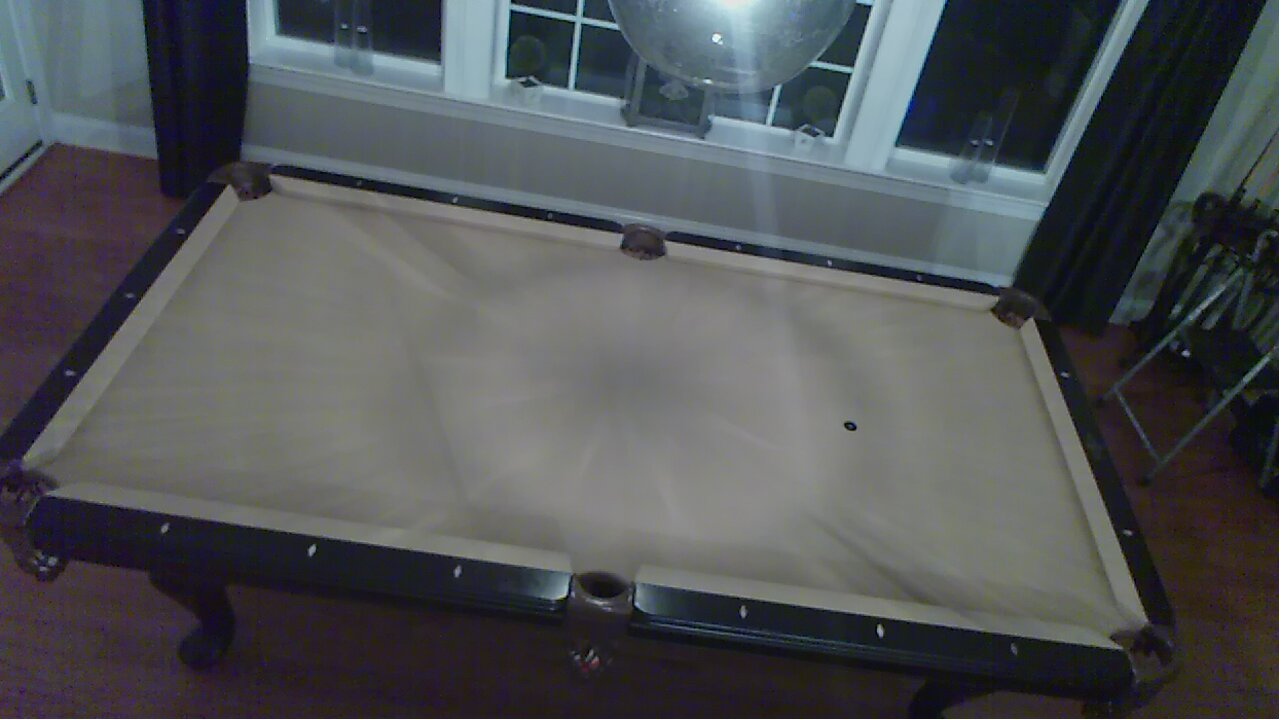
#> input picture source/dark1.jpg, 1280 x 720 px, given in place of the camera
$ python v1.py   (older library calls are emulated)
#> lines starting #> are read from the running program, lines starting #| are printed output that depends on the picture; after the words box and inside, x2 and y2 are one past the last pixel; in counts of white or black regions, pixels touching at a corner belong together

import cv2
import numpy as np
import operator
from numpy import pi, sin, cos
import math

def stack_images(images, imageLabels, width, height, rowCount = 2):
	targetWidth = (width / (len(images) / rowCount))
	aspectRatio = (1.0 * height / width)
	targetHeight = int(targetWidth * aspectRatio)

	perRow = len(images) / rowCount
	rows = []
	currentRow = []
	index = 0
	for i in images:
		cv2.putText(i, imageLabels[index], (0,70), cv2.FONT_HERSHEY_SIMPLEX, 3, (255,255,255), 4)
		index = index+1
		i2 = cv2.resize(i, (targetWidth, targetHeight))
		currentRow.append(i2);
		if(len(currentRow) >= perRow):
			rows.append(currentRow)
			currentRow = []

	if(len(currentRow)):
		rows.append(currentRow)

	cols = [np.hstack(row) for row in rows]
	return np.vstack(cols)

########################################
# a function to create a video capture
########################################
def create_capture(source = 0, fallback = None):
    '''source: <int> or '<int>|<filename>|synth [:<param_name>=<value> [:...]]'
    '''
    source = str(source).strip()
    chunks = source.split(':')
    # handle drive letter ('c:', ...)
    if len(chunks) > 1 and len(chunks[0]) == 1 and chunks[0].isalpha():
        chunks[1] = chunks[0] + ':' + chunks[1]
        del chunks[0]

    source = chunks[0]
    try: source = int(source)
    except ValueError: pass
    params = dict( s.split('=') for s in chunks[1:] )

    cap = None
    if source == 'synth':
        Class = classes.get(params.get('class', None), VideoSynthBase)
        try: cap = Class(**params)
        except: pass
    else:
        cap = cv2.VideoCapture(source)
        cap.set(cv2.CAP_PROP_FRAME_WIDTH, 1280)
        cap.set(cv2.CAP_PROP_FRAME_HEIGHT, 720)
        # [5 lines of commented-out code are left out]
    if cap is None or not cap.isOpened():
        print('Warning: unable to open video source: ', source)
        if fallback is not None:
            return create_capture(fallback, None)
    return cap

########################################
# A Class for holding all of the calibration settings
########################################
class CalibrationSettings:
	def __init__(self):
		self.captureSource = 0
		self.capture = None
		self.hueThreshold = [8,23]
		self.medianKernelSize = 5
		self.maxHue = 0
		self.bottomRightIndex = 3
		self.bottomLeftIndex = 0
		self.rotationDirection = -1
		self.tableRectangle = False
		self.rotationTransform = False
		self.rotationCenter = None
		self.rotationAngle = 0
		self.perspectivePoints = False

	# captureSource
	def getCaptureSource(self):
		return self.captureSource

	# Capture
	def setCapture(self, cap):
		self.capture = cap
	def getCapture(self):
		return self.capture

	# medianKernelSize
	def setMedianKernelSize(self, val):
		self.medianKernelSize = val
	def getMedianKernelSize(self):
		return self.medianKernelSize

	# hueThreshold
	def getHueThreshold(self):
		return self.hueThreshold
	def setLowHueThreshold(self, val):
		self.hueThreshold[0] = val
	def setHighHueThreshold(self, val):
		self.hueThreshold[1] = val

	# maxHue
	def setMaxHue(self, val):
		self.maxHue = val
	def getMaxHue(self):
		return self.maxHue

	# bottomRightIndex
	def setBottomRightIndex(self, val):
		self.bottomRightIndex = val
	def getBottomRightIndex(self):
		return self.bottomRightIndex

	# bottomLeftIndex
	def setBottomLeftIndex(self, val):
		self.bottomLeftIndex = val
	def getBottomLeftIndex(self):
		return self.bottomLeftIndex

	# rotationDirection
	# [5 lines left out: function setRotationDirection, not called in this run]
	def getRotationDirection(self):
		return self.rotationDirection
	def getRotationDirectionTrackbarValue(self):
		if self.rotationDirection == -1:
			return 0
		else:
			return 1

	# tableRectangle
	def setTableRectangle(self, rect):
		self.tableRectangle = rect
		self.setPerspectivePoints(rect)
	def getTableRectangle(self):
		return self.tableRectangle

	# rotationTransform
	def setRotationTransform(self, rect):
		self.rotationTransform = rect
	def getRotationTransform(self):
		return self.rotationTransform

	# rotationCenter
	def setRotationCenter(self, center):
		self.rotationCenter = center
	def getRotationCenter(self):
		return self.rotationCenter

	# rotationAngle
	def setRotationAngle(self, angle):
		self.rotationAngle = angle
	def getRotationAngle(self):
		return self.rotationAngle

	# perspectivePoints
	def getPerspectivePoints(self):
		return self.perspectivePoints
	def setPerspectivePoints(self, val):
		self.perspectivePoints = val
	def setPerpectiveX1(self, val):
		self.perspectivePoints[0][0] = val
	def setPerpectiveX2(self, val):
		self.perspectivePoints[1][0] = val
	def setPerpectiveX3(self, val):
		self.perspectivePoints[2][0] = val
	def setPerpectiveX4(self, val):
		self.perspectivePoints[3][0] = val
	def setPerpectiveY1(self, val):
		self.perspectivePoints[0][1] = val
	def setPerpectiveY2(self, val):
		self.perspectivePoints[1][1] = val
	def setPerpectiveY3(self, val):
		self.perspectivePoints[2][1] = val
	def setPerpectiveY4(self, val):
		self.perspectivePoints[3][1] = val

########################################
# The first step will be to show the video
# feed and allow the user to adjust the
# position of the camera
########################################
class CameraAlignmentStep:
	def __init__(self, settings):
		self.settings = settings

	def run(self):
		capture = create_capture(self.settings.getCaptureSource())
		self.settings.setCapture(capture)
		while True:
			ret, img = capture.read()
#> img is the input picture: shape (720, 1280, 3); mean B, G, R 85.3, 82.6, 79.6

			(h,w,c) = img.shape
			cv2.putText(img, "Align the camera and press ENTER.", (0,h-40), cv2.FONT_HERSHEY_SIMPLEX, 1, (255,255,255))
			cv2.putText(img, "Try to get as much of the table in the frame as posssible.", (0,h-12), cv2.FONT_HERSHEY_SIMPLEX, 1, (255,255,255))

			cv2.imshow('Camera Adjustment', img)

			ch = 0xFF & cv2.waitKey(1)
#> (key Esc is pressed here)
			if ch == 13:
				break
		cv2.destroyAllWindows()

########################################
# Capture an image from the camera
# Then run the processing function to extract a default contour.
# once that contour is found, give the user trackbars to adjust the parameters
########################################
class TableDetectionStep:
	def __init__(self, settings):
		self.settings = settings
		ret, self.image = settings.getCapture().read()
		self.preprocessImage(self.image)

	# convert the image to HSV and do other preprocessing
	# steps since the image wont change
	def preprocessImage(self, img):
		############################################
		# Step 1
		# read in the image and convert it to HSV
		############################################
		self.hsv = cv2.cvtColor(img, cv2.COLOR_BGR2HSV)
#> self.hsv: shape (720, 1280, 3); mean H, S, V 80.9, 52.4, 89.2
		self.height, self.width, self.channels = img.shape
		self.total_area = self.height * self.width

		############################################
		# Step 2
		# build a histogram of the hue with a range of 0-255 and 255 buckets
		############################################
		bins = [255]
		range = [0,255]
		histogram = cv2.calcHist([self.hsv],[0],None,bins,range)
#> histogram = 255 values, max 47297 at index 30, min 0 at index 180, mean 3614.1
		cv2.normalize(histogram,histogram,0,255,cv2.NORM_MINMAX)
		hist = np.int32(np.around(histogram))
#> hist = 255 values, max 255 at index 30, min 0 at index 1, mean 19.47
		max_hue, value = max(enumerate(hist), key=operator.itemgetter(1))
#> max_hue = 30; value = [255]
		self.settings.setMaxHue(max_hue);
#> in setMaxHue, `self.maxHue = val`: self.maxHue = 30

	# Process the image based on the parameters in the settigns object (and modified by the trackbars)
	def processImage(self, img):
		imgCopy = img.copy()

		############################################
		# Step 3
		# create a mask of only the colors in the hue range
		############################################
		max_hue = self.settings.getMaxHue()
#> max_hue = 30
		hue_threshold = self.settings.getHueThreshold()
		mask = cv2.inRange(self.hsv, np.array([max_hue-hue_threshold[0], 0, 0]), np.array([max_hue+hue_threshold[1], 255, 255]))
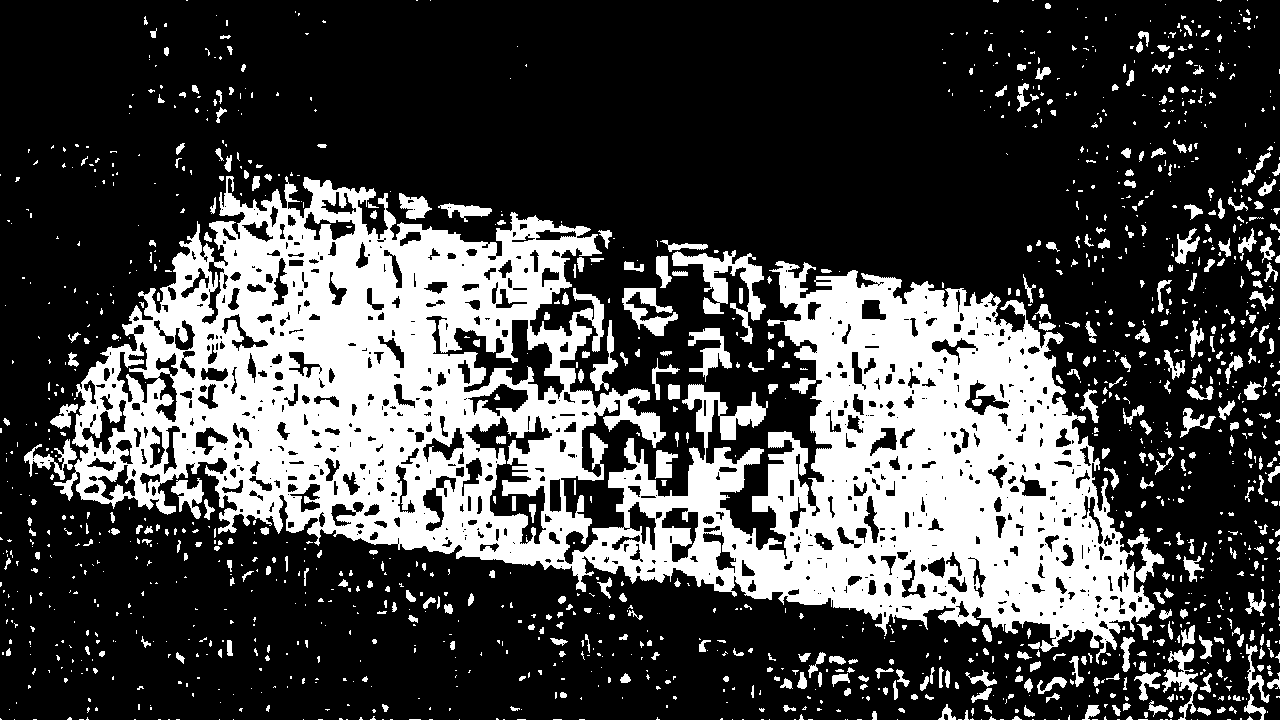
#> mask: shape (720, 1280); 28.2% white; 1450 white regions (1002 under 20 px), largest, box (x1, y1, x2, y2) and area: (53, 176, 1155, 664) 218759, (672, 250, 766, 344) 2636, (622, 288, 678, 336) 1151

		############################################
		# Step 4
		# median filter the mask
		############################################
		filtered_mask = cv2.medianBlur(mask, self.settings.getMedianKernelSize());
#> filtered_mask: shape (720, 1280); 27.8% white; 627 white regions (310 under 20 px), largest, box (x1, y1, x2, y2) and area: (51, 177, 1164, 652) 223853, (668, 243, 765, 343) 2808, (683, 384, 766, 448) 2053

		############################################
		# Step 5
		# find the contour around the table
		############################################
		# start by finding all of the contours in the filtered mask
		ret, thresh = cv2.threshold(filtered_mask,127,127,0)
#> thresh: shape (720, 1280); values 0 (black) and 127 (white), 27.8% white; 627 white regions (310 under 20 px)
		im2, contours, hierarchy = cv2.findContours(thresh,cv2.RETR_EXTERNAL,cv2.CHAIN_APPROX_NONE)
#> contours = 621 contours, 413 with area under 20; largest, box (x1, y1, x2, y2) and area: (51, 177, 1164, 652) 255646, (668, 243, 765, 343) 2497, (683, 384, 766, 448) 1868, (622, 288, 678, 336) 1452, (688, 328, 732, 376) 858

		# take the convex hull of all of the contours
		convex_hulls = [cv2.convexHull(cnt) for cnt in contours]
#> convex_hulls = 621 contours, 401 with area under 20; largest, box (x1, y1, x2, y2) and area: (51, 177, 1164, 652) 357172, (668, 243, 765, 343) 5895, (683, 384, 766, 448) 3519, (622, 288, 678, 336) 1705, (688, 328, 732, 376) 1588

		# find the biggest hull by area and extract it from the list of hulls
		maxArea = max([cv2.contourArea(cnt) for cnt in convex_hulls])
#> maxArea = 357172.5
		contour = [cnt for cnt in convex_hulls if cv2.contourArea(cnt) >= maxArea][0]
#> contour = contour of 29 points, box (x1, y1, x2, y2) (51, 177, 1164, 652), area 357172

		# find the minimum bounding rectangle
		rect = cv2.minAreaRect(contour)
#> rect = ((619.5, 411.4), (366.2, 1120.4), -81.02)
		box = cv2.boxPoints(rect)
#> box = [[1144.2, 679.7], [37.6, 504.8], [94.75, 143.1], [1201.4, 318]]
		box = np.int0(box)
#> box = [[1144, 679], [37, 504], [94, 143], [1201, 318]]
		cv2.drawContours(imgCopy,[box],-1,(0,255,0),3)
#> imgCopy: shape (720, 1280, 3); 1.58% of pixels changed, all inside (x1, y1, x2, y2) = (35, 141, 1204, 682)

		# create a mask out of the bounding rectable
		contour_mask = np.zeros_like(imgCopy)
		cv2.drawContours(contour_mask, [box], 0, (255,255,255), cv2.FILLED)
#> contour_mask: shape (720, 1280, 3); 44.6% white; 1 white region, box (x1, y1, x2, y2) and area: (37, 143, 1202, 680) 411071

		# Bitwise-AND mask and original image
		res = np.zeros_like(imgCopy) # Extract out the object and place into output image
		res[contour_mask == 255] = imgCopy[contour_mask == 255]

		############################################
		# Step 6
		# rotate the image to 90 degrees along the bottom
		############################################
		# compute the angle needed to square the rectangle along the bottom
		bottomLeft = (box[self.settings.getBottomLeftIndex()][0], box[self.settings.getBottomLeftIndex()][1])
#> bottomLeft = (1144, 679)
		bottomRight = (box[self.settings.getBottomRightIndex()][0], box[self.settings.getBottomRightIndex()][1])
#> bottomRight = (1201, 318)

		# find the equation for the bottom line
		if (1.0 * bottomLeft[0] - bottomRight[0]) == 0:
			m = 1
		else:
			m = (1.0 * bottomLeft[1] - bottomRight[1]) / (1.0 * bottomLeft[0] - bottomRight[0])
#> m = -6.33

		if m != 0:
			b = (bottomLeft[1]) - (m * bottomLeft[0])
#> b = 7924.3

			thirdPoint = (int((self.height - b) / m), self.height)
#> thirdPoint = (1137, 720)
			cv2.drawContours(res, [contour], 0, (255,255,255), 2)
			cv2.line(res, thirdPoint, bottomRight, (0,0,255), 3)
			cv2.line(res, bottomRight, (bottomRight[0], self.height), (0,0,255), 3)
			cv2.line(res, thirdPoint, (bottomRight[0], self.height), (0,0,255), 3)
#> res: shape (720, 1280, 3); mean B, G, R 46.6, 49.4, 48.8
			cv2.circle(res, bottomLeft, 20, (0,255,0))
#> res: shape (720, 1280, 3); mean B, G, R 46.6, 49.5, 48.8
			cv2.circle(res, bottomRight, 20, (0,255,0))
#> res: shape (720, 1280, 3); mean B, G, R 46.6, 49.5, 48.8

			hypLen = math.sqrt( math.pow( (thirdPoint[0]-bottomRight[0]), 2 ) + math.pow( (thirdPoint[1]-bottomRight[1]), 2 ) )
#> hypLen = 407.1
			oppLen = math.sqrt( 0 + math.pow( (bottomRight[1]-self.height), 2 ) )
#> oppLen = 402
			if(hypLen == 0):
				angle = 0
			else:
				angle = math.sin(oppLen / hypLen)
#> angle = 0.835
			center = thirdPoint
#> center = (1137, 720)

			self.settings.setRotationCenter(center)
			self.settings.setRotationAngle(angle)
#> in setRotationAngle, `self.rotationAngle = angle`: self.rotationAngle = 0.835

			# rotate the image
			mat = cv2.getRotationMatrix2D(center, self.settings.getRotationDirection() * math.degrees(angle), 1)
#> mat = [[0.671, -0.741, 907.2], [0.741, 0.671, -606]]
			rotated = cv2.warpAffine(res, mat, (self.width, self.height))
			rotated_mask = cv2.warpAffine(contour_mask, mat, (self.width, self.height))
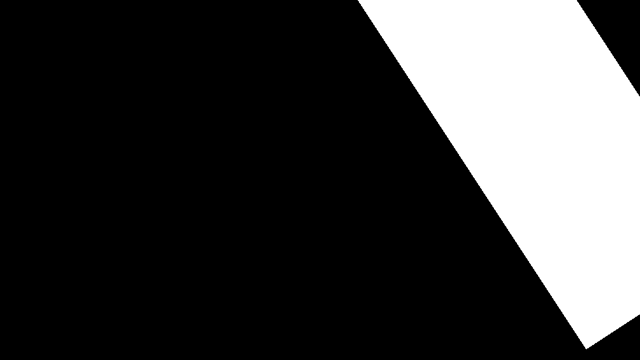
#> rotated_mask: shape (720, 1280, 3) (shown at 1/2 size); min 0, max 255, mean 60.6
		else:
			mat = cv2.getRotationMatrix2D((0,0), 0, 1)
			rotated = res
			rotated_mask = contour_mask

		############################################
		# Step 7
		# for calibration purposes, create a big image out of all of the smaller images
		############################################
		images = [
			self.hsv,
			cv2.cvtColor(mask, cv2.COLOR_GRAY2RGB),
			cv2.cvtColor(filtered_mask, cv2.COLOR_GRAY2RGB),
			contour_mask,
			imgCopy,
			res,
			rotated_mask,
			rotated
		]

		imageLabels = [
			"HSV",
			"Hue Mask",
			"Filtered Mask",
			"Contour Mask",
			"Hull",
			"Extracted",
			"Rotated Mask",
			"Rotated Capture"
		]

		return (stack_images(images, imageLabels, self.width, self.height, 2), box, mat)
#> in stack_images, `targetWidth = (width / (len(images) / rowCount))`: targetWidth = 320
#> in stack_images, `targetHeight = int(targetWidth * aspectRatio)`: targetHeight = 180
#> in stack_images, `perRow = len(images) / rowCount`: perRow = 4
#> the loop in stack_images, `for i in images:` made 8 passes
#> after the loop in stack_images, `for i in images:`: currentRow = []; index = 8; rows = 2 items
#> in stack_images, `return np.vstack(cols)`:
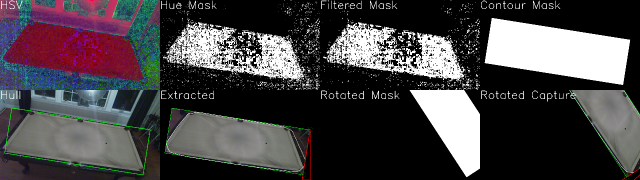
#> returned value: shape (360, 1280, 3) (shown at 1/2 size); mean of channels 0, 1, 2 71, 68.2, 71.7; drawn as B, G, R

	def run(self):
		while True:
			img, rectangle, rotationTransform = self.processImage(self.image);
#> rectangle = [[1144, 679], [37, 504], [94, 143], [1201, 318]]; rotationTransform = [[0.671, -0.741, 907.2], [0.741, 0.671, -606]]
			cv2.imshow('Table Detection', img)

			cv2.createTrackbar('Selected Hue', 'Table Detection', self.settings.getMaxHue(), 255, self.settings.setMaxHue)
			cv2.createTrackbar('Low Hue Threshold', 'Table Detection', self.settings.getHueThreshold()[0], 127, self.settings.setLowHueThreshold)
			cv2.createTrackbar('High Hue Threshold', 'Table Detection', self.settings.getHueThreshold()[1], 127, self.settings.setHighHueThreshold)
			cv2.createTrackbar('Bottom Right Index', 'Table Detection', self.settings.getBottomRightIndex(), 3, self.settings.setBottomRightIndex)
			cv2.createTrackbar('Bottom Left Index', 'Table Detection', self.settings.getBottomLeftIndex(), 3, self.settings.setBottomLeftIndex)
			cv2.createTrackbar('Rotation Direction', 'Table Detection', self.settings.getRotationDirectionTrackbarValue(), 1, self.settings.setRotationDirection)

			ch = 0xFF & cv2.waitKey(1)
#> (key Esc is pressed here)
			if ch == 13:
				break

		cv2.destroyAllWindows()

		self.settings.setTableRectangle(rectangle)
#> in setTableRectangle, `self.tableRectangle = rect`: self.tableRectangle = [[1144, 679], [37, 504], [94, 143], [1201, 318]]
		self.settings.setRotationTransform(rotationTransform)
#> in setRotationTransform, `self.rotationTransform = rect`: self.rotationTransform = [[0.671, -0.741, 907.2], [0.741, 0.671, -606]]

########################################
# Show the live video feed masked by the rectangle
# and rotated by the rotation matrix
# then allow the user to adjust the lines to set the
# perspective
########################################
class TablePerspectiveStep:
	def __init__(self, settings):
		self.settings = settings

	def processImage(self, img):
		# apply the mask
		box = self.settings.getPerspectivePoints()
#> box = [[1144, 679], [37, 504], [94, 143], [1201, 318]]
		contour_mask = np.zeros_like(img)
		cv2.drawContours(contour_mask, [box], 0, (255,255,255), cv2.FILLED)

		# Bitwise-AND mask and original image
		res = np.zeros_like(img) # Extract out the object and place into output image
		res[contour_mask == 255] = img[contour_mask == 255]

		# draw the liens on the cropped image
		cv2.drawContours(res, [box], 0, (0,255,0), 3)
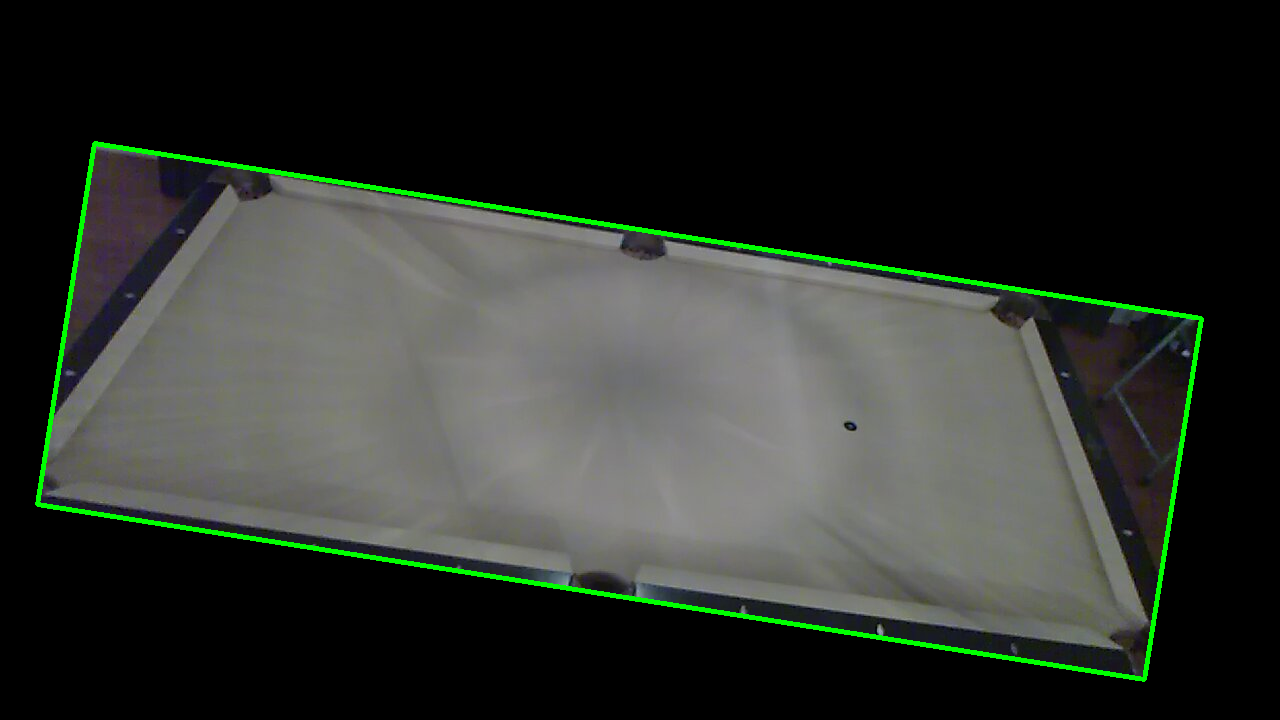
#> res: shape (720, 1280, 3); mean B, G, R 44.8, 49.9, 45.9

		# apply the transform
		height, width, channels = res.shape
		rotated = cv2.warpAffine(res, self.settings.getRotationTransform(), (width, height))
#> (the rest of the program and of its run is left out)
